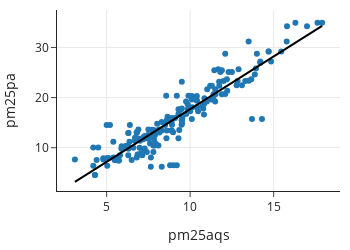

This figure's notebook cell:
### Markdown cell above
The feature `pm25aqs` contains measurements from the AQS sensor and `pm25pa` from the PurpleAir monitor. Since we are interested in studying how well the AQS measurements predict the PurpleAir measurements, our scatter plot places PurpleAir readings on the $y$-axis and AQS readings on the $x$ axis. We also add a trend line:

### Code cell
px.scatter(GA, x="pm25aqs", y="pm25pa", trendline='ols',
           trendline_color_override="black",
           width=350, height=250)

### Figure 1 — Plotly figure (JSON) as saved in the notebook; plotly's stock layout.template omitted (floating-point values rounded to 4 significant figures; data arrays with more than 128 entries replaced by an {"elided": "..."} marker saying what was removed)
{"data": [{"hovertemplate": "pm25aqs=%{x}<br>pm25pa=%{y}<extra></extra>", "legendgroup": "", "marker": {"color": "#1F77B4", "symbol": "circle"}, "mode": "markers", "name": "", "orientation": "v", "showlegend": false, "type": "scatter", "x": {"elided": "184 float values"}, "xaxis": "x", "y": {"elided": "184 float values"}, "yaxis": "y"}, {"hovertemplate": "<b>OLS trendline</b><br>pm25pa = 2.10483 * pm25aqs + -3.35671<br>R<sup>2</sup>=0.838022<br><br>pm25aqs=%{x}<br>pm25pa=%{y} <b>(trend)</b><extra></extra>", "legendgroup": "", "line": {"color": "black"}, "marker": {"color": "#1F77B4", "symbol": "circle"}, "mode": "lines", "name": "", "showlegend": false, "type": "scatter", "x": {"elided": "184 float values"}, "xaxis": "x", "y": {"elided": "184 float values"}, "yaxis": "y"}], "layout": {"height": 250, "legend": {"tracegroupgap": 0}, "width": 350, "xaxis": {"anchor": "y", "autorange": true, "domain": [0, 1], "range": [2.028, 18.97], "title": {"text": "pm25aqs"}, "type": "linear"}, "yaxis": {"anchor": "x", "autorange": true, "domain": [0, 1], "range": [1.363, 37.47], "title": {"text": "pm25pa"}, "type": "linear"}}}
